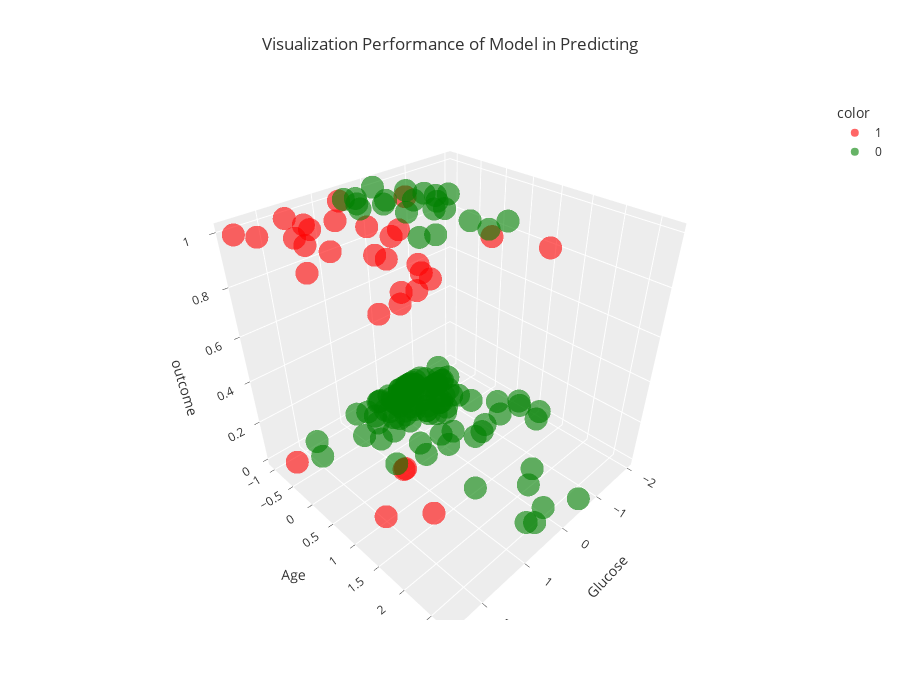
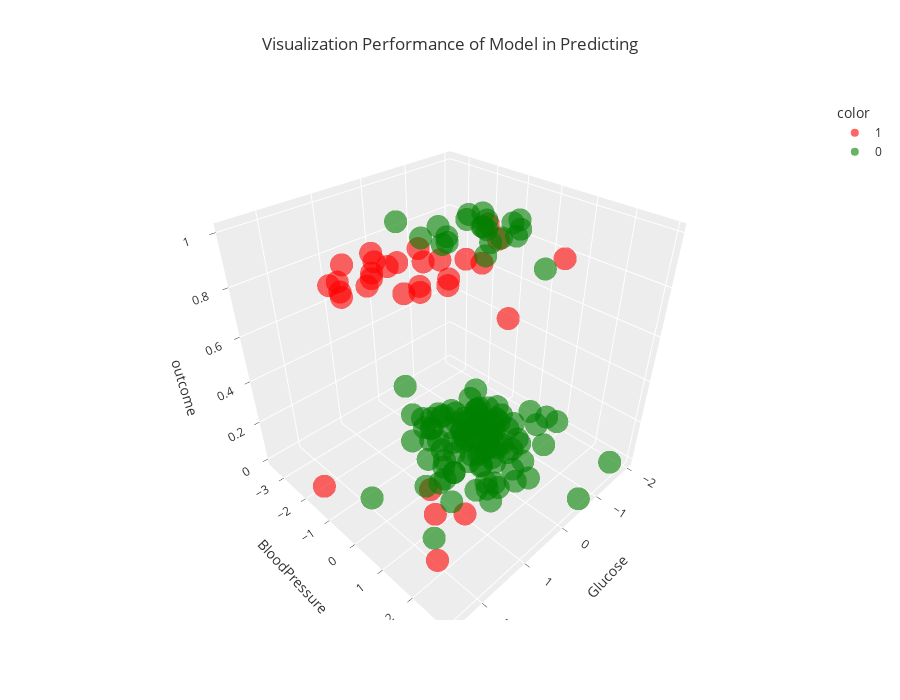
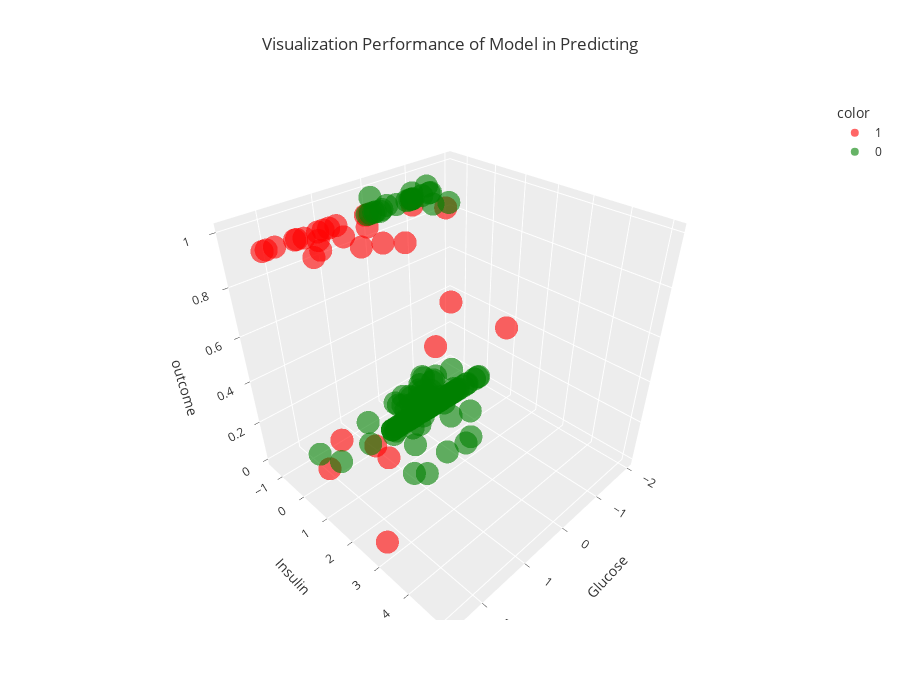
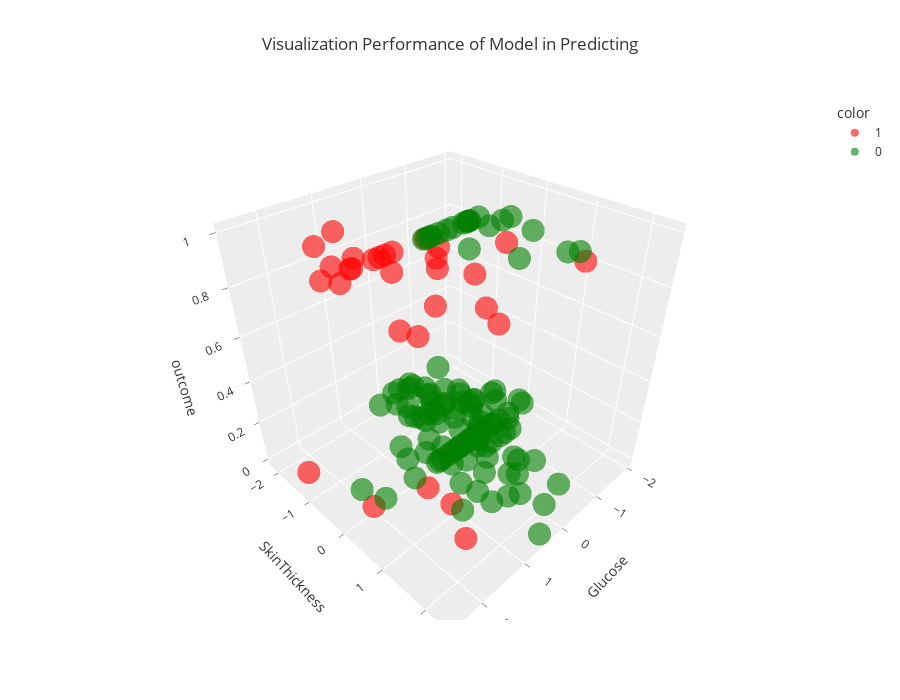

Source (notebook cell) for these figures, in order:
### Markdown cell above
# <font color='orange'> 6. Visualization Final Model </font>

### Code cell
%matplotlib inline
x_train, x_test, y_train, y_test = train_test_split(x, y, test_size=0.2, random_state=0)
x_test.insert(9,'outcome', y_test)
cols = ['Age','BloodPressure','Insulin','SkinThickness','DiabetesPedigreeFunction','Pregnancies','BMI']
for col in cols:

    fig = px.scatter_3d(
        data_frame= x_test,
        x=x_test.Glucose,
        y=x_test[col],
        z=x_test.outcome,
        color=model.predict(x_test.drop('outcome', axis=1)).astype(str),
        color_discrete_sequence={0:'red', 1:'green'},
        template='ggplot2',
        hover_name='Age',
        # hover_data=
        opacity=0.6,
        # symbol='Transmission',
        # symbol_map=
        # log_x=True,
        # log_z=True,
        height=700,
        title=f'Visualization Performance of Model in Predicting')

    pio.show(fig)
